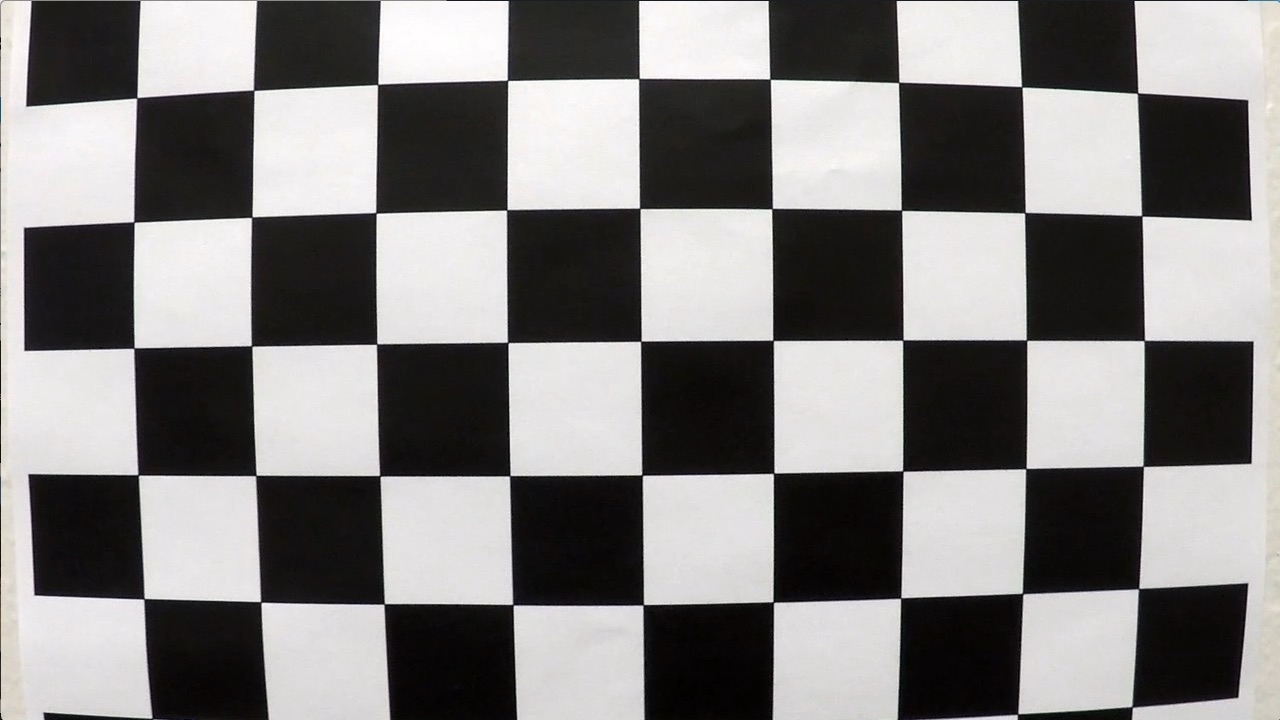
#> input picture camera_cal/calibration1.jpg, 1280 x 720 px; its folder holds 4 pictures in this run
$ python laneLineFinder_SingleFrame.py   (older library calls are emulated)
#> lines starting #> are read from the running program, lines starting #| are printed output that depends on the picture; after the words box and inside, x2 and y2 are one past the last pixel; in counts of white or black regions, pixels touching at a corner belong together
### cameraCalibrate.py
# -*- coding: utf-8 -*-
"""
Created on Mon Jul 30 12:29:06 2018

@author: Christian Welling
"""

import numpy as np
import cv2
import glob
import matplotlib.pyplot as plt
#%matplotlib qt


##  Calculates calibration coefficients
def calib_cam():
# prepare object points
    nx = 9#TODO: enter the number of inside corners in x
    ny = 6#TODO: enter the number of inside corners in y

    # prepare object points, like (0,0,0), (1,0,0), (2,0,0) ....,(6,5,0)
    objp = np.zeros((ny*nx,3), np.float32)
    objp[:,:2] = np.mgrid[0:nx,0:ny].T.reshape(-1,2)

    # Arrays to store object points and image points from all the images.
    objpoints = [] # 3d points in real world space
    imgpoints = [] # 2d points in image plane.

    # Make a list of calibration images
    images = glob.glob('camera_cal/calibration*.jpg')

    # Step through the list and search for chessboard corners
    for fname in images:
        img = cv2.imread(fname)
#> img is the input picture: shape (720, 1280, 3); mean B, G, R 127.8, 128.4, 130.1
        gray = cv2.cvtColor(img,cv2.COLOR_BGR2GRAY)

        # Find the chessboard corners
        ret, corners = cv2.findChessboardCorners(gray, (nx,ny),None)
#> ret = False; corners = None
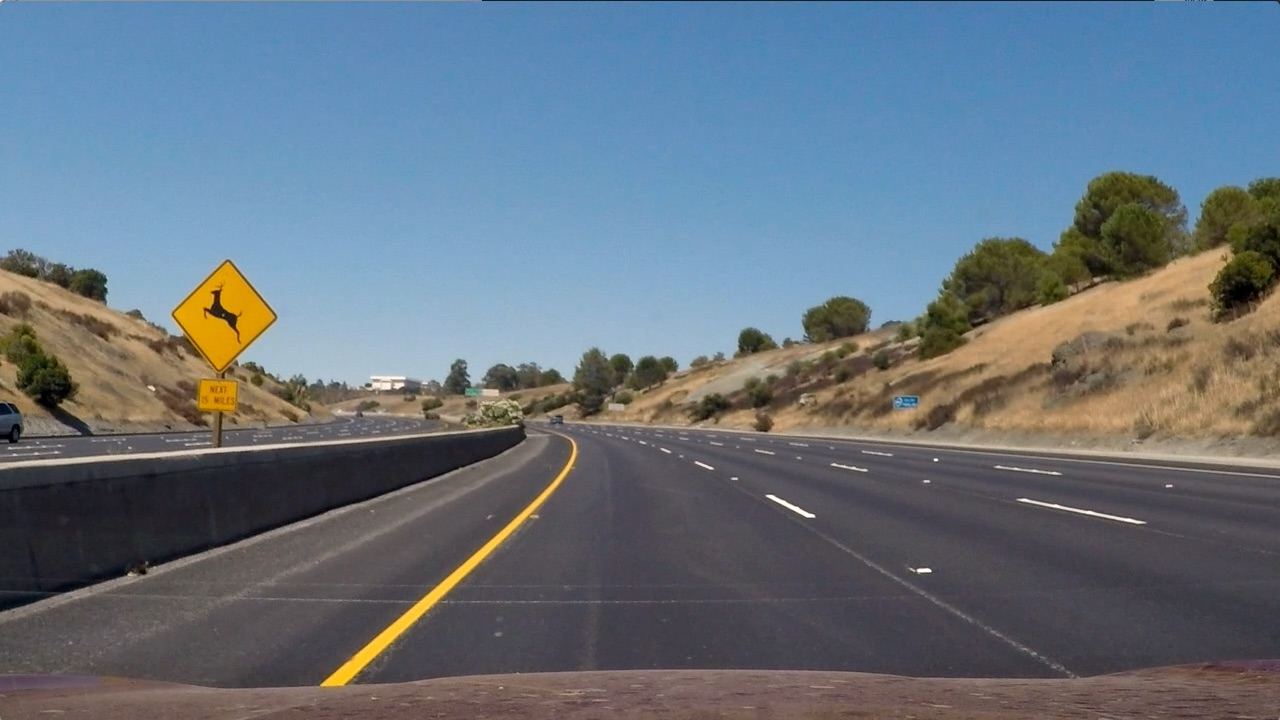
#> input picture test_images/test2.jpg, 1280 x 720 px
#> further down, image is the input picture: shape (720, 1280, 3); mean B, G, R 125.5, 114.6, 102.8

        # If found, add object points, image points
        if ret == True:
            objpoints.append(objp)
            imgpoints.append(corners)

            # [7 lines of commented-out code are left out]
    cv2.destroyAllWindows()

    # Calibrate Camera
    ret,mtx,dist,rvecs,tvecs = cv2.calibrateCamera(objpoints,imgpoints,img.shape[1::-1],None,None)

    return mtx,dist

## Undistorts image given calibration coeifficients
def un_dis(img,mtx,dist):
    undist = cv2.undistort(img,mtx,dist,None,mtx)
    return undist

### getWarped.py
# -*- coding: utf-8 -*-
"""
Created on Thu Aug  2 13:27:19 2018

@author: Christian Welling
"""
import numpy as np
import cv2
import glob
import matplotlib.pyplot as plt
import matplotlib.image as mpimg
import cameraCalibrate as cam
import warper as w


### COMBINING THRESHOLDS
    # MUST PASS A SINGLE CHANEL IMAGE TO sobelXandY
def sobelXandY(img,skernelx,skernely):
    sobel_x = cv2.Sobel(img,cv2.CV_64F,1,0,skernelx)
    sobel_y = cv2.Sobel(img,cv2.CV_64F,0,1,skernely)
    return sobel_x, sobel_y

def abs_sobel_thresh(img, sobel_kernel=3, thresh=(0, 255), orient='x'):
    # Apply the following steps to img
    # 1)
    sobelx,sobely = sobelXandY(img,sobel_kernel,sobel_kernel)

    # 2) Take the absolute value of the derivative in x or y given orient = 'x' or 'y'
    if orient == 'x':
        abs_sobel = np.absolute(sobelx)
    if orient == 'y':
        abs_sobel = np.absolute(sobely)

    # 3) Scale to 8-bit (0 - 255) then convert to type = np.uint8
    scaled_sobel = np.uint8(255*abs_sobel/np.max(abs_sobel))

    # 4) Create a mask of 1's where the scaled gradient magnitude
            # is > thresh_min and < thresh_max
    grad_binary = np.zeros_like(scaled_sobel)
    grad_binary[(scaled_sobel <= thresh[1]) & (scaled_sobel >= thresh[0])] = 1

    # 5) Return this mask as your binary_output image
    return grad_binary

# [41 lines left out: functions mag_thresh, dir_threshold, not called in this run]

def getBinary(img):

    ## Thresholds
    s_thresh=(110,255)    #  S-Channel
    sx_thresh=(20, 100)   # Sobel X Direction, L-Channel
    sy_thresh = (50,100)  # Sobel Y Direction, L-Channel

    sxs_thresh=(10, 50)   # Sobel X Direction, S-Channel
    sys_thresh = (20,100) # Sobel Y Direction, S-Channel

    h_thresh = (10,25)    # H-Channel

    # detecting white lines
#    r_thresh = (220,255)
#    g_thresh = r_thresh
#    b_thresh = r_thresh

    # detecting white
    l_thresh = (95,100)   # L-Channel

    # Kernel
    sobel_kernel = 9

    ## Extract Channels
    # RGB
#    r_channel = img[:,:,0]
#    g_channel = img[:,:,1]
#    b_channel = img[:,:,2]

    # Generate Gray Scale
    #gray = cv2.cvtColor(img,cv2.COLOR_RGB2GRAY)

    # Convert to HLS color space and separate the V channel
    hls = cv2.cvtColor(img, cv2.COLOR_RGB2HLS)
#> hls: shape (720, 1280, 3); mean of channels 0, 1, 2 88.6, 114.9, 64.4
    l_channel = hls[:,:,1]
    s_channel = hls[:,:,2]
    h_channel = hls[:,:,0]

    # Sobel_x L channel
    sxLbinary = abs_sobel_thresh(l_channel,sobel_kernel,sx_thresh,'x')
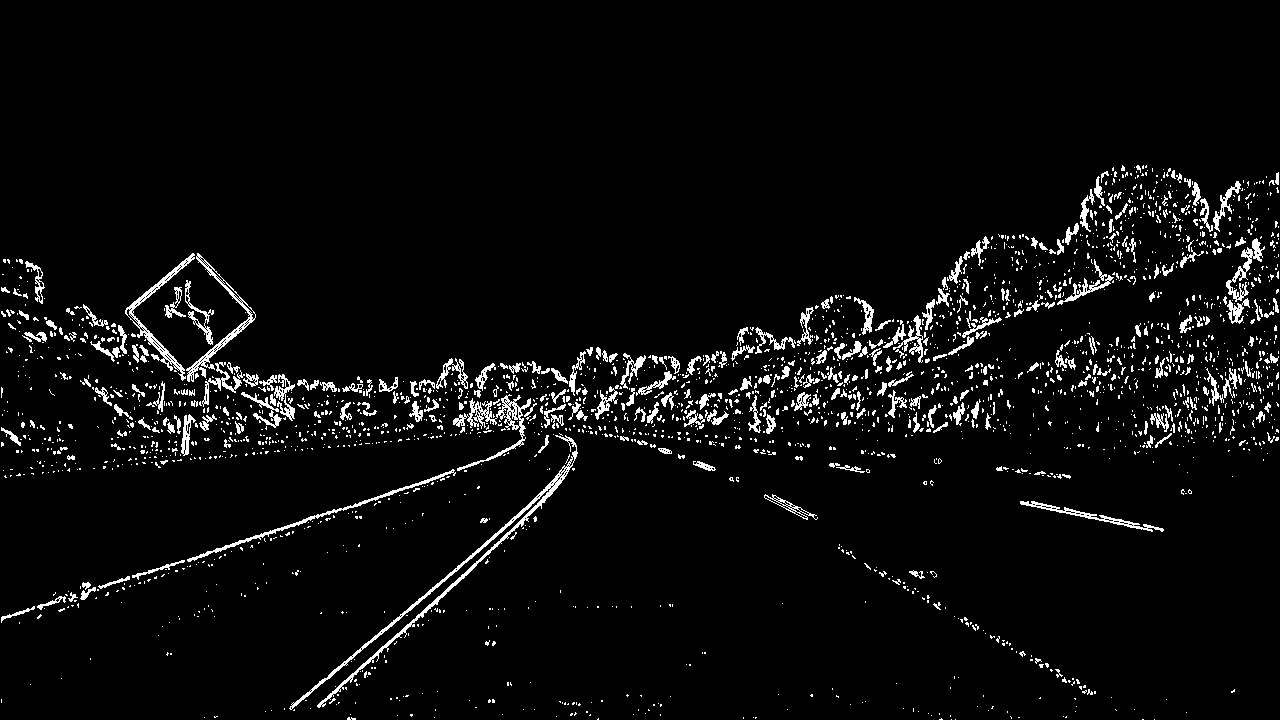
#> sxLbinary: shape (720, 1280); values 0 (black) and 1 (white), 4.4% white in thin lines or dots, all inside (x1, y1, x2, y2) = (1, 165, 1279, 720)
    sxSbinary = abs_sobel_thresh(s_channel,sobel_kernel,sxs_thresh,'x')
#> call 2 of sobelXandY, with skernelx = 9, skernely = 9
#> in sobelXandY (call 2), `sobel_x = cv2.Sobel(img,cv2.CV_64F,1,0,skernelx)`:
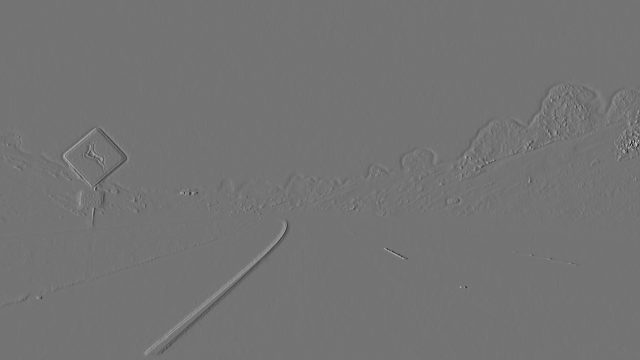
#> sobel_x: shape (720, 1280) float64 (shown at 1/2 size); min -850, max 1020, mean 0; drawn with min black and max white
#> sxSbinary: shape (720, 1280); values 0 (black) and 1 (white), 4.5% white in thin lines or dots, all inside (x1, y1, x2, y2) = (1, 153, 1279, 720)

    # Sobel_y L channel
    syLbinary = abs_sobel_thresh(l_channel,sobel_kernel,sy_thresh,'y')
#> syLbinary: shape (720, 1280); values 0 (black) and 1 (white), 1.8% white in thin lines or dots, all inside (x1, y1, x2, y2) = (0, 166, 1280, 719)
    sySbinary = abs_sobel_thresh(s_channel,sobel_kernel,sys_thresh,'y')
#> sySbinary: shape (720, 1280); values 0 (black) and 1 (white), 3.2% white in thin lines or dots, all inside (x1, y1, x2, y2) = (0, 162, 1280, 714)

    ## Threshold color channel
    # RGB
#    r_binary = np.zeros_like(r_channel)
#    r_binary[(r_channel >= r_thresh[0]) & (r_channel < r_thresh[1])] = 1
#
#    g_binary = np.zeros_like(g_channel)
#    g_binary[(g_channel >= g_thresh[0]) & (g_channel < g_thresh[1])] = 1
#
#    b_binary = np.zeros_like(b_channel)
#    b_binary[(b_channel >= b_thresh[0]) & (b_channel < b_thresh[1])] = 1

    # HLS
    s_binary = np.zeros_like(s_channel)
    s_binary[(s_channel >= s_thresh[0]) & (s_channel <= s_thresh[1])] = 1

    h_binary = np.zeros_like(h_channel)
    h_binary[(h_channel >= h_thresh[0]) & (h_channel <= h_thresh[1])] = 1

    l_binary = np.zeros_like(l_channel)
    l_binary[(l_channel >= l_thresh[0]) & (l_channel <= l_thresh[1])] = 1


    ## Combine for Binary Image
    combinedColor = np.zeros_like(s_binary)
    combinedColor[(s_binary == 1) & (h_binary == 1)] = 1

    combinedSobL = np.zeros_like(s_binary)
    combinedSobL[(sxLbinary == 1) & (syLbinary == 1)] = 1

    combinedSobS = np.zeros_like(s_binary)
    combinedSobS[(sxSbinary == 1)&(sySbinary == 1)&(h_binary==1)] = 1

#    combinedRGB = np.zeros_like(r_binary)
#    combinedRGB[(r_binary == 1)&(g_binary == 1) & (b_binary == 1)] = 1

    combined = np.zeros_like(s_binary)
    combined[(combinedColor == 1) | (combinedSobL == 1) | (combinedSobS == 1)] = 1

    return combined

def getWarpedImg(img,M):
    combined = getBinary(img)
#> combined: shape (720, 1280); values 0 (black) and 1 (white), 3.5% white; 1529 white regions (1426 under 20 px), largest, box (x1, y1, x2, y2) and area: (128, 253, 254, 435) 10805, (289, 435, 575, 712) 6852, (993, 248, 1245, 342) 4100
    unwarped = w.warper(combined,M)
    return unwarped

### warper.py
# -*- coding: utf-8 -*-
"""
Created on Thu Aug  2 13:39:21 2018

@author: Christian Welling
"""

import cv2

def calcM(src,dst):
    # calculate transformation coefficients
    M = cv2.getPerspectiveTransform(src,dst)
    Minv = cv2.getPerspectiveTransform(dst,src)

    return M,Minv

def warper(img,M):
    # Compute and apply perpective transform
    img_size = (img.shape[1], img.shape[0])
    warped = cv2.warpPerspective(img, M, img_size, flags=cv2.INTER_NEAREST)  # keep same size as input image
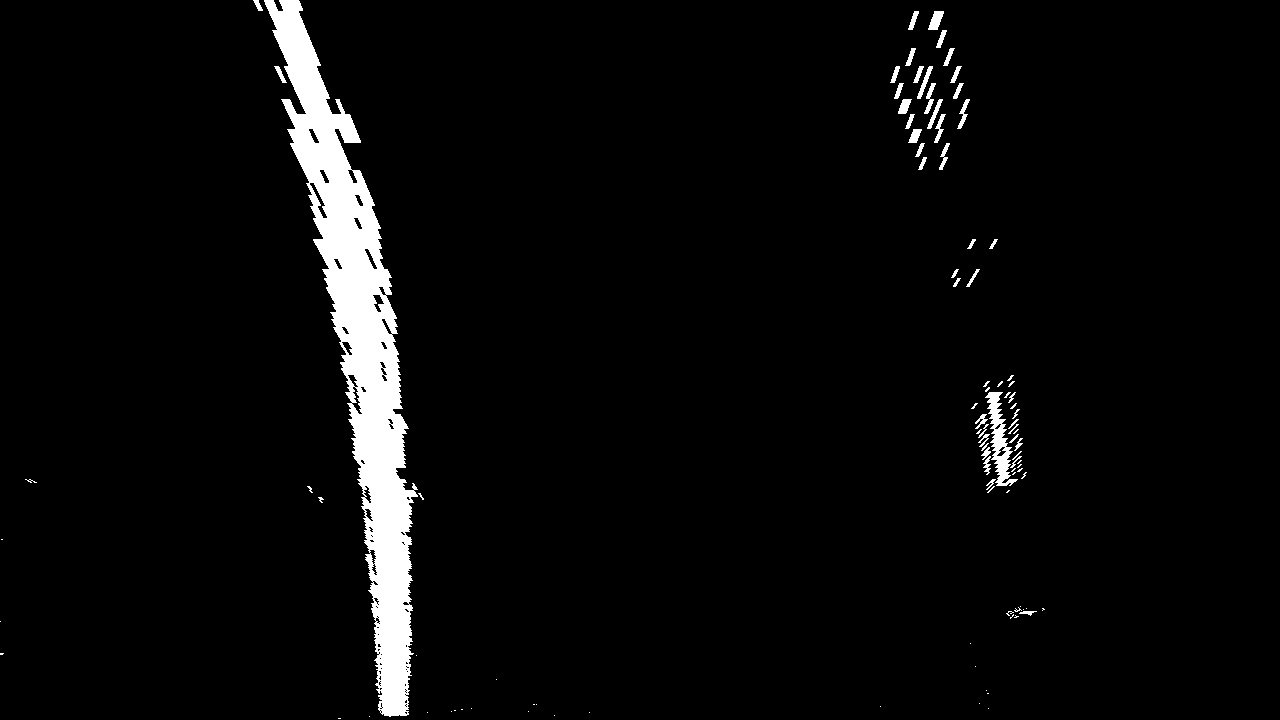
#> warped: shape (720, 1280); values 0 (black) and 1 (white), 4% white; 100 white regions (56 under 20 px), largest, box (x1, y1, x2, y2) and area: (264, 0, 418, 717) 32290, (985, 392, 1018, 486) 1156, (928, 11, 944, 30) 189

    return warped

### generateLine.py
# -*- coding: utf-8 -*-
"""
Created on Thu Aug  2 19:13:58 2018

@author: Christian Welling
"""

import numpy as np
import matplotlib.image as mpimg
import matplotlib.pyplot as plt
import cv2
from Line import Line              # Line Class

def fit_poly(img_shape, leftx, lefty, rightx, righty):
    ### TO-DO: Fit a second order polynomial to each with np.polyfit() ###
    left_fit = np.polyfit(lefty,leftx,2)
    right_fit = np.polyfit(righty,rightx,2)
    # Generate x and y values for plotting
    ploty = np.linspace(0, img_shape[0]-1, img_shape[0])
    ### TO-DO: Calc both polynomials using ploty, left_fit and right_fit ###

    try:
        left_fitx = left_fit[0]*ploty**2 + left_fit[1]*ploty + left_fit[2]
        right_fitx = right_fit[0]*ploty**2 + right_fit[1]*ploty + right_fit[2]
    except TypeError:
        # Avoids an error if `left` and `right_fit` are still none or incorrect
        print('The function failed to fit a line!')
        left_fitx = 1*ploty**2 + 1*ploty
        right_fitx = 1*ploty**2 + 1*ploty

    return left_fit,right_fit,left_fitx, right_fitx, ploty

def find_lane_pixels(binary_warped):
    # Take a histogram of the bottom half of the image
    histogram = np.sum(binary_warped[binary_warped.shape[0]//2:,:], axis=0)
#> histogram = 1280 values, max 356 at index 387, min 0 at index 4, mean 13.15

    # Create an output image to draw on and visualize the result
    # NOTE, BINARY_WARPED HAS RANGE 0-255, WHITE POINTS HAVE 255, BLACK HAVE 0
    out_img = np.dstack((binary_warped, binary_warped, binary_warped))
#> (the rest of the program and of its run is left out)
